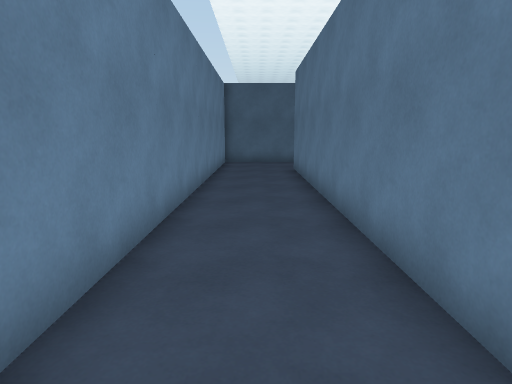
[1] (above)

24 first-person views from a walk through a Unity game level. The camera is 1.5 m above the floor, tilts 10° down and sees 75° across. The floor is counted in squares, 1 m on a side. Each view is taken from the middle of a square. On the plan, view 1 faces up. The plan holds only what a view shows up to about 15 squares ahead; the rest is blank. The place goes on beyond the plan. The player is left out. Some animated figures are left out.

[2]
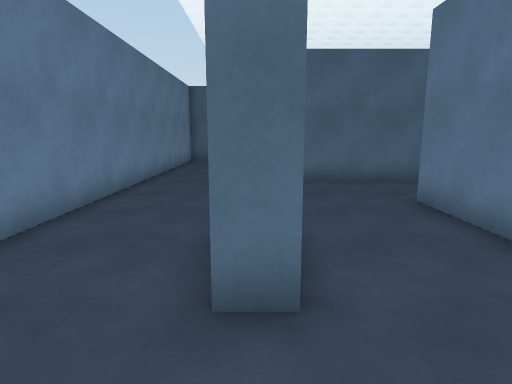

[3]
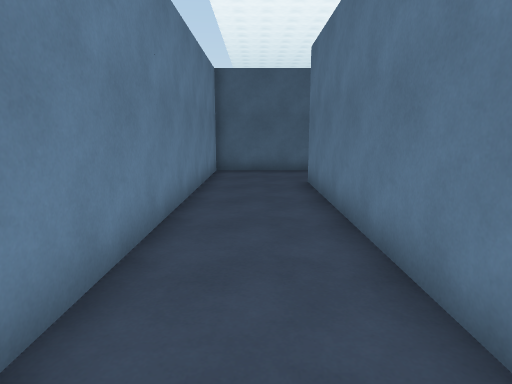

[4]
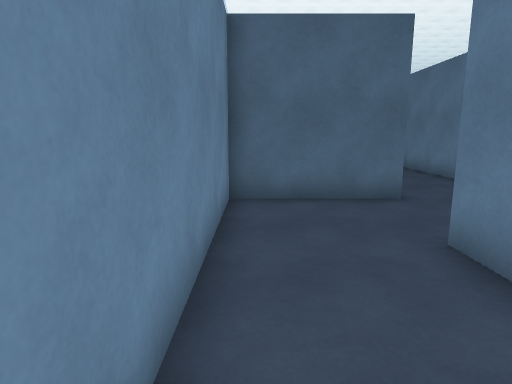

[5]
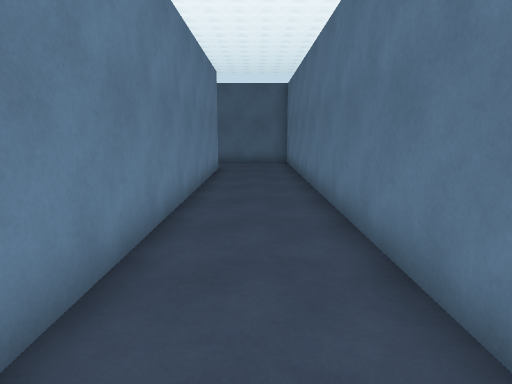

[6]
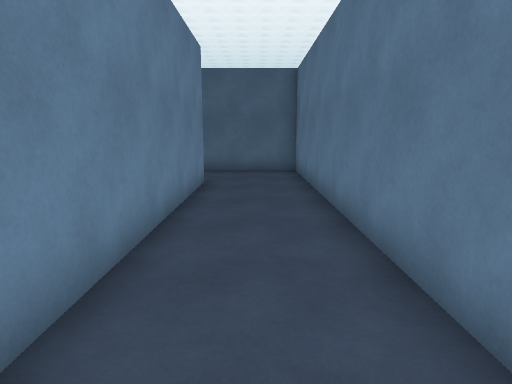

[7]
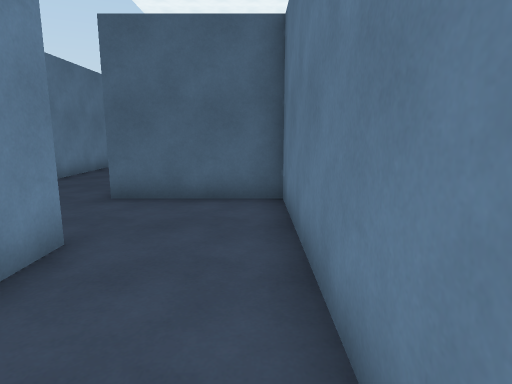

[8]
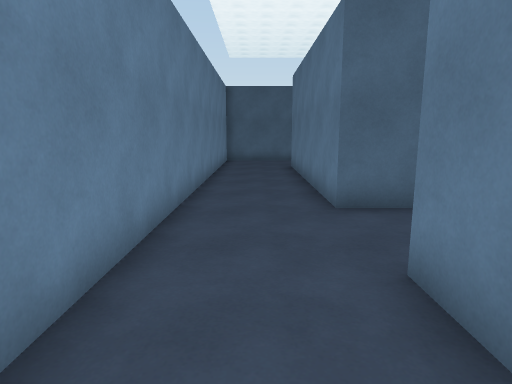

[9]
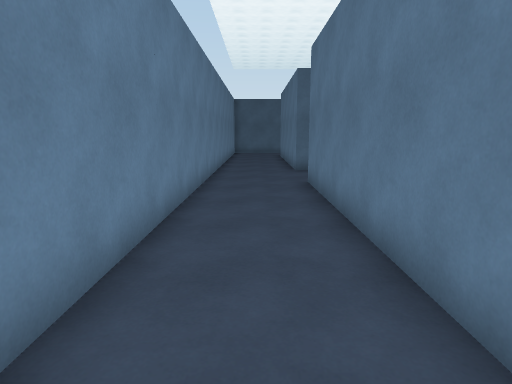

[10]
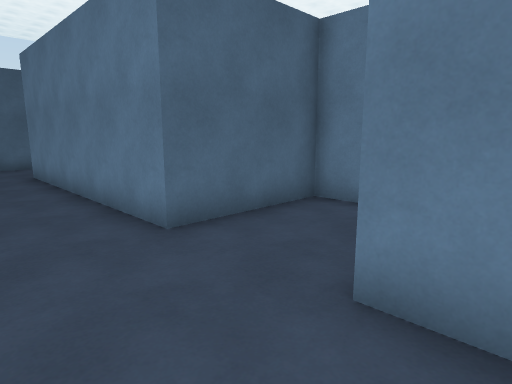

[11]
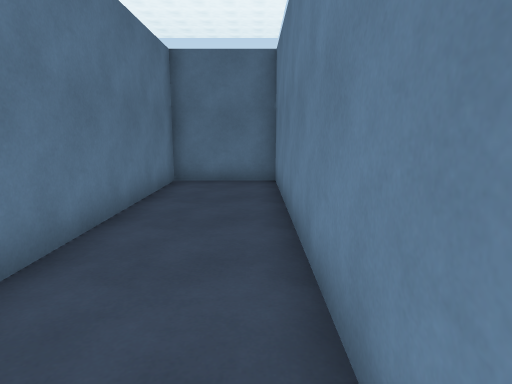

[12]
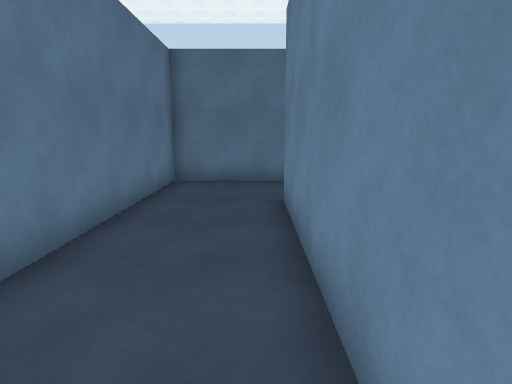

[13]
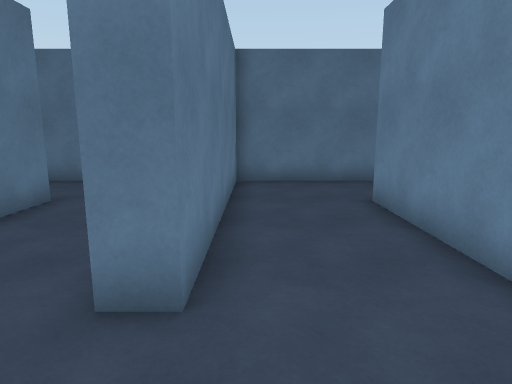

[14]
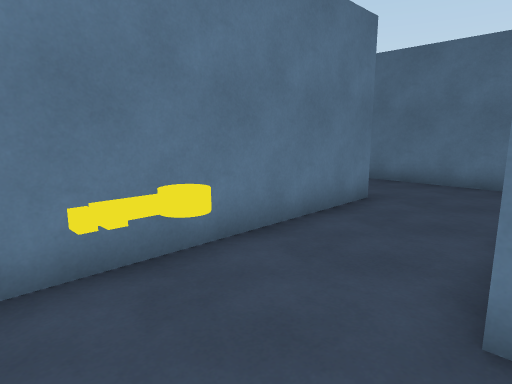

[15]
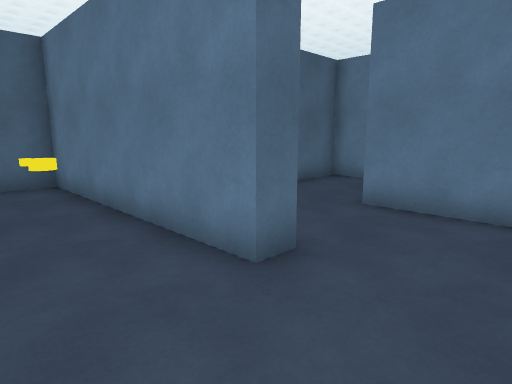

[16]
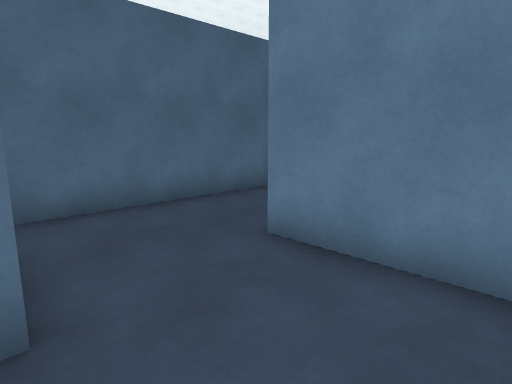

[17]
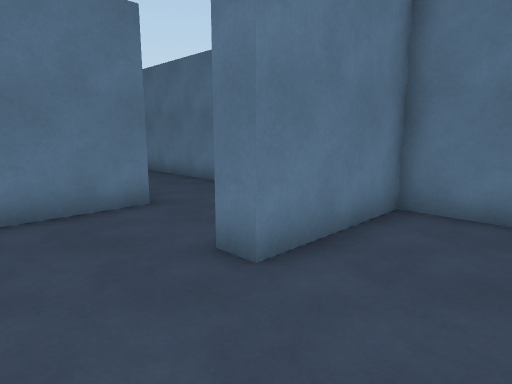

[18]
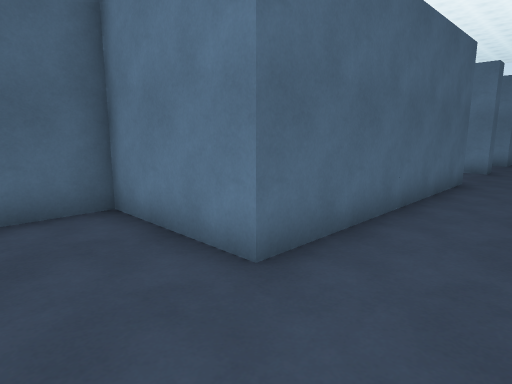

[19]
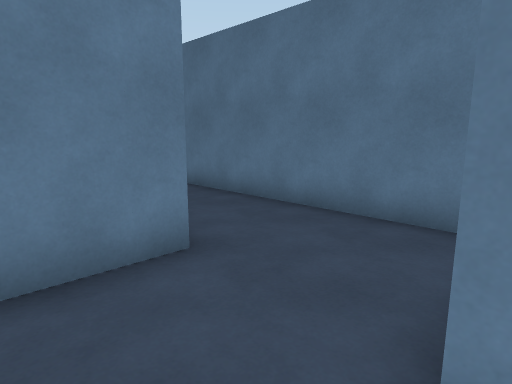

[20]
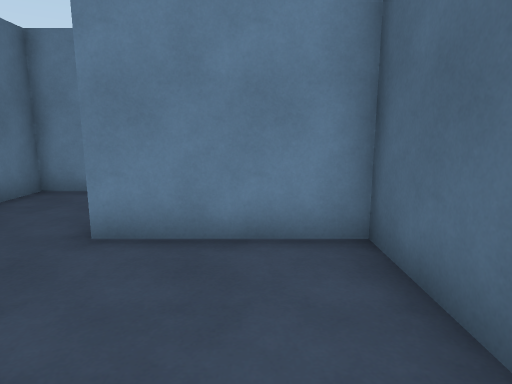

[21]
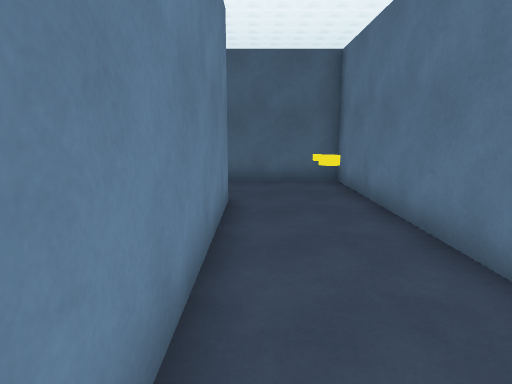

[22]
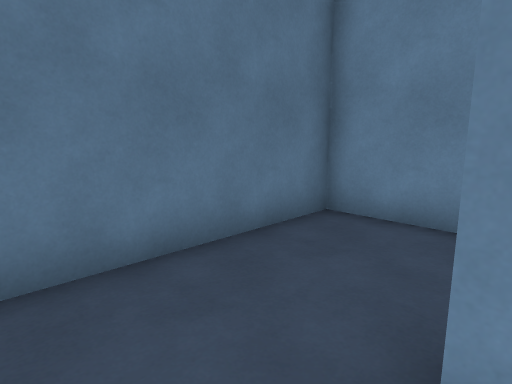

[23]
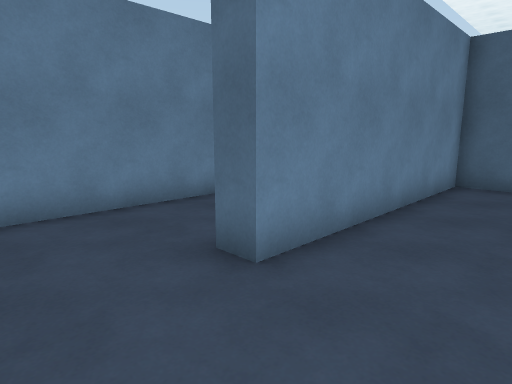

[24]
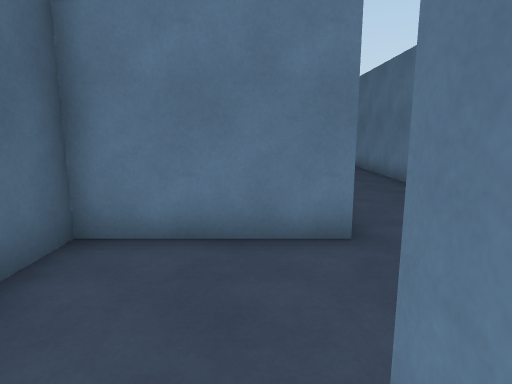

### Floor plan
Points are (right, up) in squares from view 1. A wall is a line through its corners. A room is listed if a view was taken in it or the views show most of it. See-through windows are left out.
Room 1 (views 1, 2, 3, 4, 5, 6, 7, 8, 9, 10, 11, 12, 13, 14, 15, 16, 17, 18, 19, 20, 21, 22, 23, 24)
walls: (2, 14.4) (5.6, 14.4) (5.6, 33.6) (1.6, 33.6) (1.6, 42.4); (1.6, 1.9) (1.6, 14.4); (2.4, 30.4) (2.4, 17.6) (-1.6, 17.6) (-1.6, -1.6) (5.6, -1.6) (5.6, 6.4) (6.4, 6.4) (6.4, -1.6) (13.6, -1.6) (13.6, 2.4) (14.4, 2.4); (15.2, -1.6) (27.5, -1.6); (26.4, 1.6) (17.6, 1.6) (17.6, 5.6) (10.4, 5.6) (10.4, 1.6) (9.6, 1.6) (9.6, 9.6) (2.4, 9.6) (2.4, 1.6) (1.6, 1.6); (-1.6, 42) (-1.6, 18.4) (1.6, 18.4) (1.6, 30.4)
ways out: opening at (27, 2)
objects: other object (9, 7) to (9, 8)

Positions as (right, up) in squares from view 1, and headings:
1: (0, 0), facing up
2: (2, -1), facing up
3: (0, 4), facing up
4: (-1, 10), facing up
5: (4, 16), facing up
6: (4, 20), facing up
7: (5, 26), facing up
8: (0, 27), facing up
9: (0, 20), facing up
10: (-1, 29), facing up-right
11: (-1, 29), facing down
12: (3, 25), facing down
13: (5, 9), facing down
14: (6, 9), facing down-right
15: (7, -1), facing up-right
16: (10, -1), facing up-right
17: (11, 5), facing down-right
18: (15, -1), facing up-right
19: (14, 4), facing down-right
20: (15, 4), facing left
21: (7, -1), facing up
22: (4, 2), facing down-left
23: (5, -1), facing up-left
24: (13, 3), facing right
